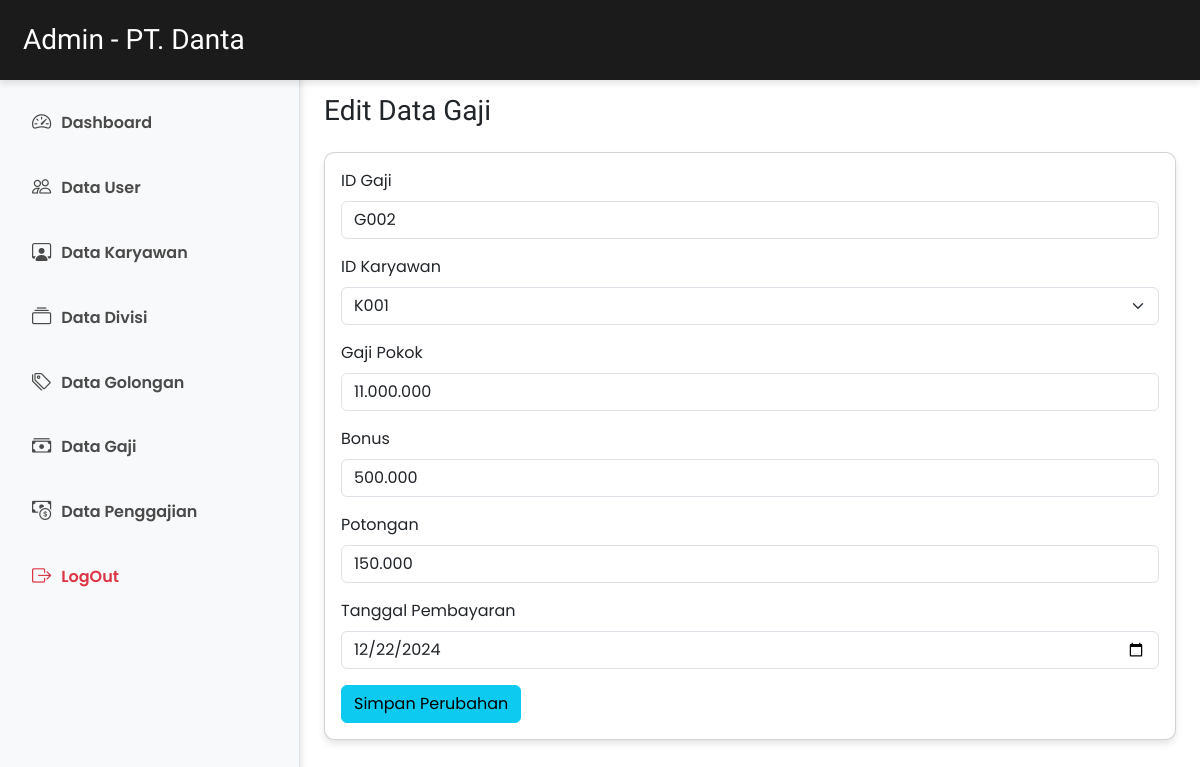
Screenshot of /datagaji/includes/edit_gaji.php?id=G002 (signed in) with the database file from the repository.
### tables this page shows
CREATE TABLE `tb_gaji` (
  `ID_Gaji` varchar(50) NOT NULL,
  `ID_Karyawan` varchar(50) DEFAULT NULL,
  `Gaji_Pokok` decimal(15,2) NOT NULL,
  `Bonus` decimal(15,2) DEFAULT 0.00,
  `Potongan` decimal(15,2) DEFAULT 0.00,
  `Tanggal_Pembayaran` date NOT NULL
);

### datagaji/includes/edit_gaji.php (the view, shortened to what this page needs)
<?php
include '../../service/database.php';
if (isset($_GET['id'])) {
    $id = $_GET['id'];
    $result = mysqli_query($db, "SELECT * FROM tb_gaji WHERE ID_Gaji = '$id'") or die(mysqli_error($db));
    $user = mysqli_fetch_assoc($result);
    $data_karyawan = mysqli_query($db, "SELECT * FROM tb_karyawan") or die(mysqli_error($db));
} else {
    header("Location: ../index.php");
    exit;
}
?>
<!DOCTYPE html>
<html lang="en">
<head>
    <link href="https://cdn.jsdelivr.net/npm/bootstrap@5.3.0/dist/css/bootstrap.min.css" rel="stylesheet">
    <link href="https://cdn.jsdelivr.net/npm/bootstrap-icons/font/bootstrap-icons.css" rel="stylesheet">
    <link href="../css/style.css" rel="stylesheet">
</head>
<body style="font-family: 'Poppins', sans-serif;">
    <?php include 'header.php'; ?>
    <div class="d-flex" style="padding-top: 70px;">
        <aside class="bg-light border-end vh-100" style="width: 25%; position: fixed;">
            <ul class="nav flex-column p-3">
                <li class="nav-item">
                    <a href="../../dashboard" class="nav-link">
                        <i class="bi bi-speedometer2"></i> Dashboard
                    </a>
                </li>
                <li class="nav-item">
                    <a href="../../datauser" class="nav-link">
                        <i class="bi bi-people"></i> Data User
                    </a>
                </li>
                <li class="nav-item">
                    <a href="../../datakaryawan" class="nav-link">
                        <i class="bi bi-person-workspace"></i> Data Karyawan
                    </a>
                </li>
                <li class="nav-item">
                    <a href="../../datadivisi" class="nav-link">
                        <i class="bi bi-collection"></i> Data Divisi
                    </a>
                </li>
                <li class="nav-item">
                    <a href="../../datagolongan" class="nav-link">
                        <i class="bi bi-tags"></i> Data Golongan
                    </a>
                </li>
                <li class="nav-item">
                    <a href="../" class="nav-link">
                        <i class="bi bi-cash-stack"></i> Data Gaji
                    </a>
                </li>
                <li class="nav-item">
                    <a href="../datapenggajian" class="nav-link">
                        <i class="bi bi-cash-coin"></i> Data Penggajian
                    </a>
                </li>
                <li class="nav-item">
                    <a href="../../service/logout.php" class="nav-link text-danger">
                        <i class="bi bi-box-arrow-right"></i> LogOut
                    </a>
                </li>
            </ul>
        </aside>
        <main class="p-4" style="margin-left: 25%; width: 75%;">
            <h3 class="mb-4">Edit Data Gaji</h3>
            <div class="card mb-4">
                <div class="card-body">
                    <form method="POST" action="">
                        <div class="mb-3">
                            <label for="id_gaji" class="form-label">ID Gaji</label>
                            <input type="text" class="form-control" id="id_gaji" name="id_gaji" value="<?= $user['ID_Gaji'] ?>" readonly>
                        </div>
                        <div class="mb-3">
                            <label for="id_karyawan" class="form-label">ID Karyawan</label>
                            <select class="form-select" id="id_karyawan" name="id_karyawan" required>
                                <?php
                                while ($row = mysqli_fetch_assoc($data_karyawan)) {
                                    $selected = ($row['ID_Karyawan'] == $user['ID_Karyawan']) ? "selected" : "";
                                    echo "<option value='" . $row['ID_Karyawan'] . "' $selected>" . $row['ID_Karyawan'] . "</option>";
                                }
                                ?>
                            </select>
                        </div>
                        <div class="mb-3">
                            <label for="gaji_pokok" class="form-label">Gaji Pokok</label>
                            <input type="text" class="form-control" id="gaji_pokok" name="gaji_pokok" value="<?= number_format($user['Gaji_Pokok'], 0, ',', '.') ?>" required oninput="formatRupiah(this)">
                        </div>
                        <div class="mb-3">
                            <label for="bonus" class="form-label">Bonus</label>
                            <input type="text" class="form-control" id="bonus" name="bonus" value="<?= number_format($user['Bonus'], 0, ',', '.') ?>" required oninput="formatRupiah(this)">
                        </div>
                        <div class="mb-3">
                            <label for="potongan" class="form-label">Potongan</label>
                            <input type="text" class="form-control" id="potongan" name="potongan" value="<?= number_format($user['Potongan'], 0, ',', '.') ?>" required oninput="formatRupiah(this)">
                        </div>
                        <div class="mb-3">
                            <label for="tanggal_pembayaran" class="form-label">Tanggal Pembayaran</label>
                            <input type="date" class="form-control" id="tanggal_pembayaran" name="tanggal_pembayaran" value="<?= $user['Tanggal_Pembayaran'] ?>" required>
                        </div>
                        <button type="submit" class="btn btn-info">Simpan Perubahan</button>
                    </form>
                </div>
            </div>
        </main>
    </div>
</body>
</html>

### datagaji/css/style.css (style rules this page uses)
body { font-family: Arial, sans-serif; }
aside { z-index: 1020; height: 100%; box-shadow: 2px 0 6px rgba(0, 0, 0, 0.1); padding-top: 15px }
aside ul { list-style-type: none; padding: 0; }
aside ul li { margin-bottom: 20px; }
.nav-link { display: flex; align-items: center; gap: 10px; color:#4a4a4a; font-weight: 530; }
.nav-link i { font-size: 1.2rem; }
.card { border-radius: 10px; box-shadow: 0 4px 6px rgba(0, 0, 0, 0.1); transition: transform 0.3s ease; }

### datagaji/includes/header.php (style rules this page uses)
h3 { font-family: "Zen Dots", serif; font-size: 28px; font-weight: 400; font-style: normal; }

### rows the page displays
tb_gaji: id_gaji "G002", gaji_pokok "11.000.000", bonus "500.000", potongan "150.000", tanggal_pembayaran "12/22/2024"

### other values shown
form field id_karyawan "K001"
